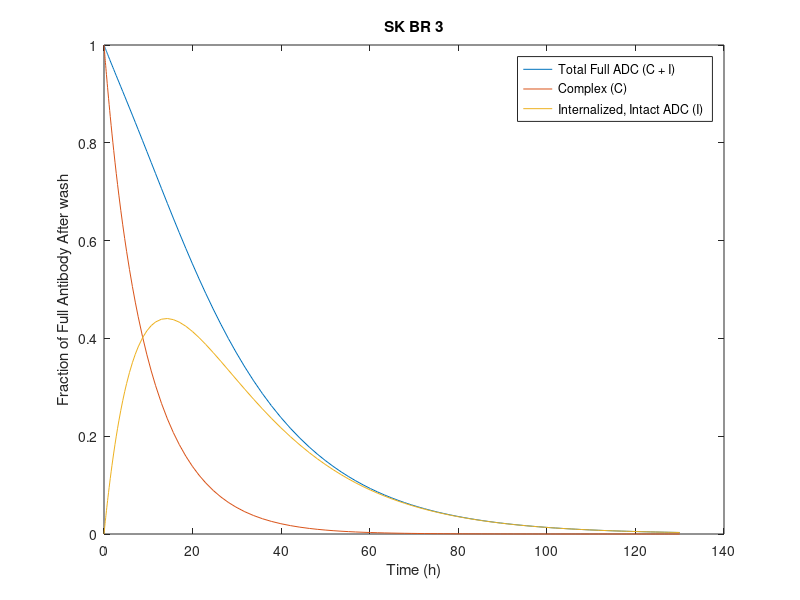
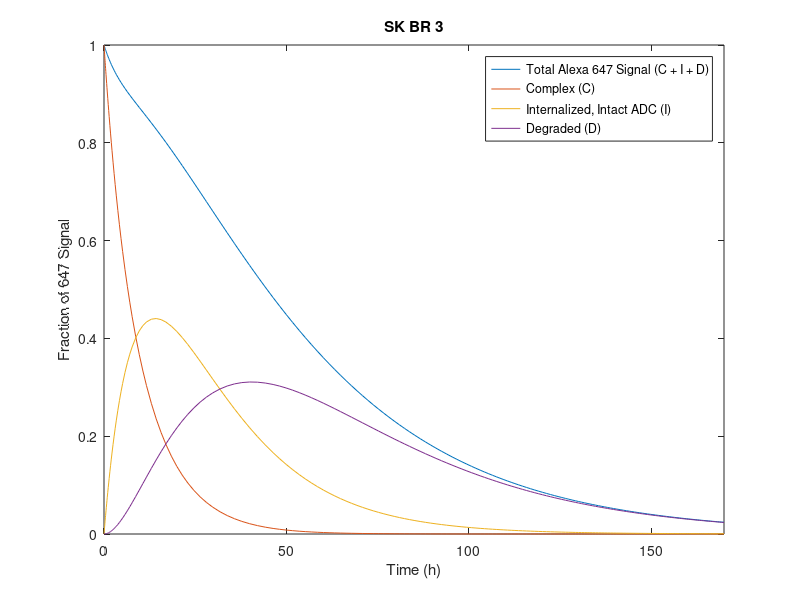

Write MATLAB code to recreate these figures, in order.
function ode_plot()
%SK-BR-3
% Define parameters
kon = 0.3684e9;
koff = 0.014;
Vs = 35.855e4;
ke = 0.09;
mu = 0.011;
kdeg = 0.038;
kout = 0.015;
NAv = 6.02*10^23;

% Define initial conditions
R0 = 3.55e6;
C0 = 1;
I0 = 0;
D0 = 0;
Ab0 = 1e-18;
N0 = 1e8;

% Time span
tspan1 = [0 130]; % from 0 to 130 hours
tspan2 = [0 170]; % from 0 to 170 hours

% Solve ODEs
[t1, y1] = ode45(@odes1, tspan1, [R0 C0 I0 D0 Ab0 N0]);
[t2, y2] = ode45(@odes2, tspan2, [R0 C0 I0 D0 Ab0 N0]);

% Plot results
figure;
plot(t1, y1(:, 2) + y1(:, 3));
hold on
plot(t1, y1(:, 2));
hold on;
plot(t1, y1(:, 3));
hold off;
xlim([0 140])
ylim([0 1])
set(gca, 'ytick', 0:0.2:1);
xlabel('Time (h)');
ylabel('Fraction of Full Antibody After wash');
legend('Total Full ADC (C + I)', 'Complex (C)', 'Internalized, Intact ADC (I)')
title('SK BR 3');

figure;
plot(t2, y2(:, 2) + y2(:, 3) + y2(:, 4));
hold on
plot(t2, y2(:, 2));
hold on;
plot(t2, y2(:, 3));
hold on;
plot(t2, y2(:, 4));
hold off;
xlim([0 170])
ylim([0 1])
set(gca, 'ytick', 0:0.2:1);
xlabel('Time (h)');
ylabel('Fraction of 647 Signal');
legend('Total Alexa 647 Signal (C + I + D)', 'Complex (C)', 'Internalized, Intact ADC (I)', 'Degraded (D)')
title('SK BR 3');

% Define ODEs
function dydt = odes1(t1, y1)
    dydt = zeros(6, 1);
    dydt(1) = -kon*y1(5)*y1(1) + koff*y1(2) + Vs - ke*y1(1) - mu*y1(1);
    dydt(2) = kon*y1(5)*y1(1) - koff*y1(2) - ke*y1(2) - mu*y1(2);
    dydt(3) = ke*y1(2) - kdeg*y1(3) - mu*y1(3);
    dydt(4) = kdeg*y1(3) - kout*y1(4) - mu*y1(4);
    dydt(5) = (koff*y1(2) - kon*y1(5)*y1(1))*(y1(6)/NAv);
    dydt(6) = mu*y1(6);
end

function dydt = odes2(t2, y2)
    dydt = zeros(6, 1);
    dydt(1) = -kon*y2(5)*y2(1) + koff*y2(2) + Vs - ke*y2(1) - mu*y2(1);
    dydt(2) = kon*y2(5)*y2(1) - koff*y2(2) - ke*y2(2) - mu*y2(2);
    dydt(3) = ke*y2(2) - kdeg*y2(3) - mu*y2(3);
    dydt(4) = kdeg*y2(3) - kout*y2(4) - mu*y2(4);
    dydt(5) = (koff*y2(2) - kon*y2(5)*y2(1))*(y2(6)/NAv);
    dydt(6) = mu*y2(6);
end

end